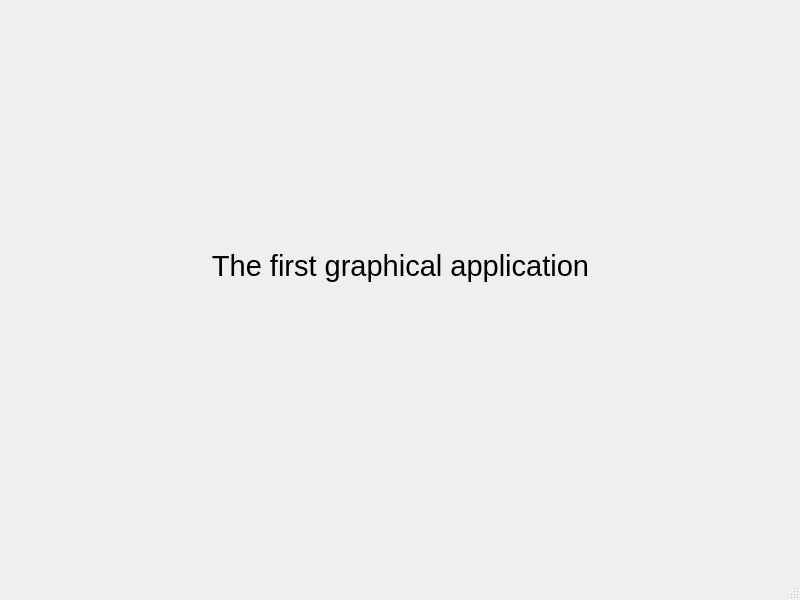
<?xml version="1.0" encoding="UTF-8"?>
<ui version="4.0">
 <class>MainWindow</class>
 <widget class="QMainWindow" name="MainWindow">
  <property name="geometry">
   <rect>
    <x>0</x>
    <y>0</y>
    <width>800</width>
    <height>600</height>
   </rect>
  </property>
  <property name="windowTitle">
   <string>MainWindow</string>
  </property>
  <widget class="QWidget" name="centralwidget">
   <widget class="QLabel" name="label">
    <property name="geometry">
     <rect>
      <x>140</x>
      <y>130</y>
      <width>521</width>
      <height>271</height>
     </rect>
    </property>
    <property name="font">
     <font>
      <pointsize>22</pointsize>
     </font>
    </property>
    <property name="text">
     <string>The first graphical application</string>
    </property>
    <property name="alignment">
     <set>Qt::AlignmentFlag::AlignCenter</set>
    </property>
   </widget>
  </widget>
  <widget class="QMenuBar" name="menubar">
   <property name="geometry">
    <rect>
     <x>0</x>
     <y>0</y>
     <width>800</width>
     <height>26</height>
    </rect>
   </property>
  </widget>
  <widget class="QStatusBar" name="statusbar"/>
 </widget>
 <resources/>
 <connections/>
</ui>
